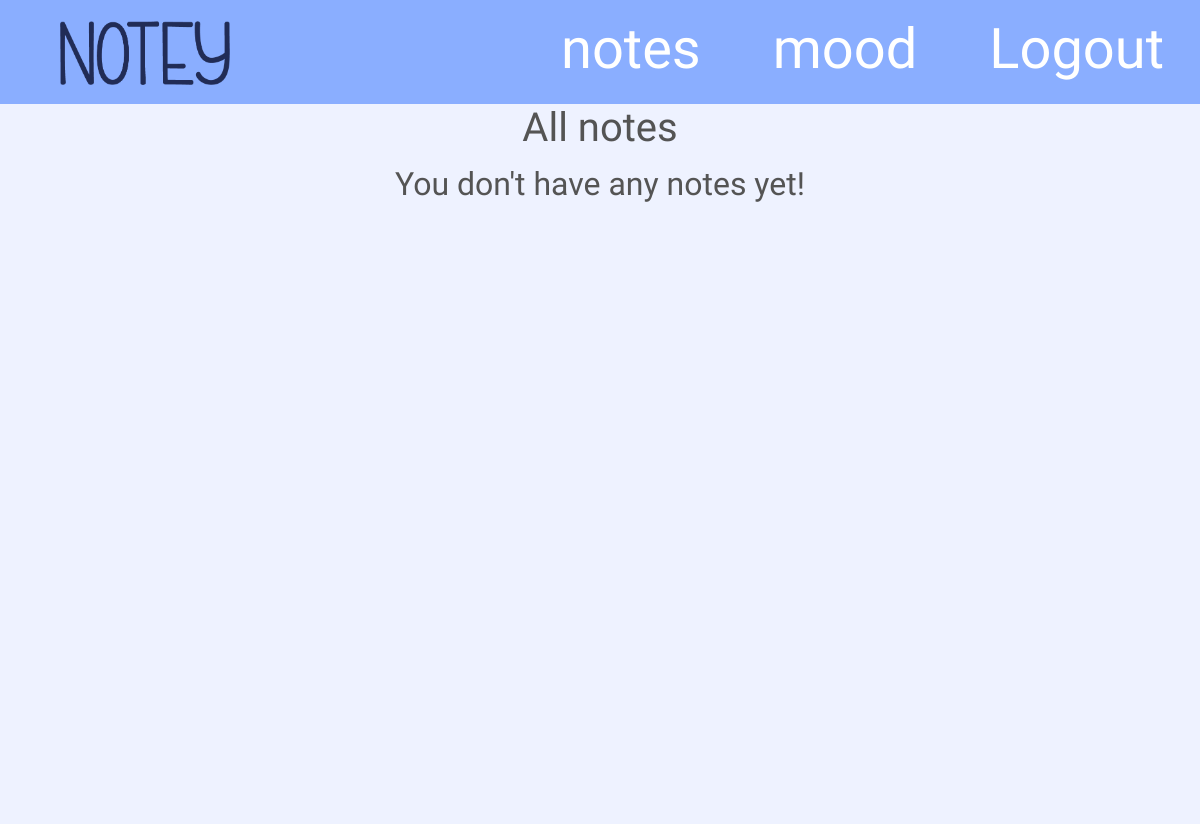
/note/ (signed in), run on an earlier commit of the app's database.
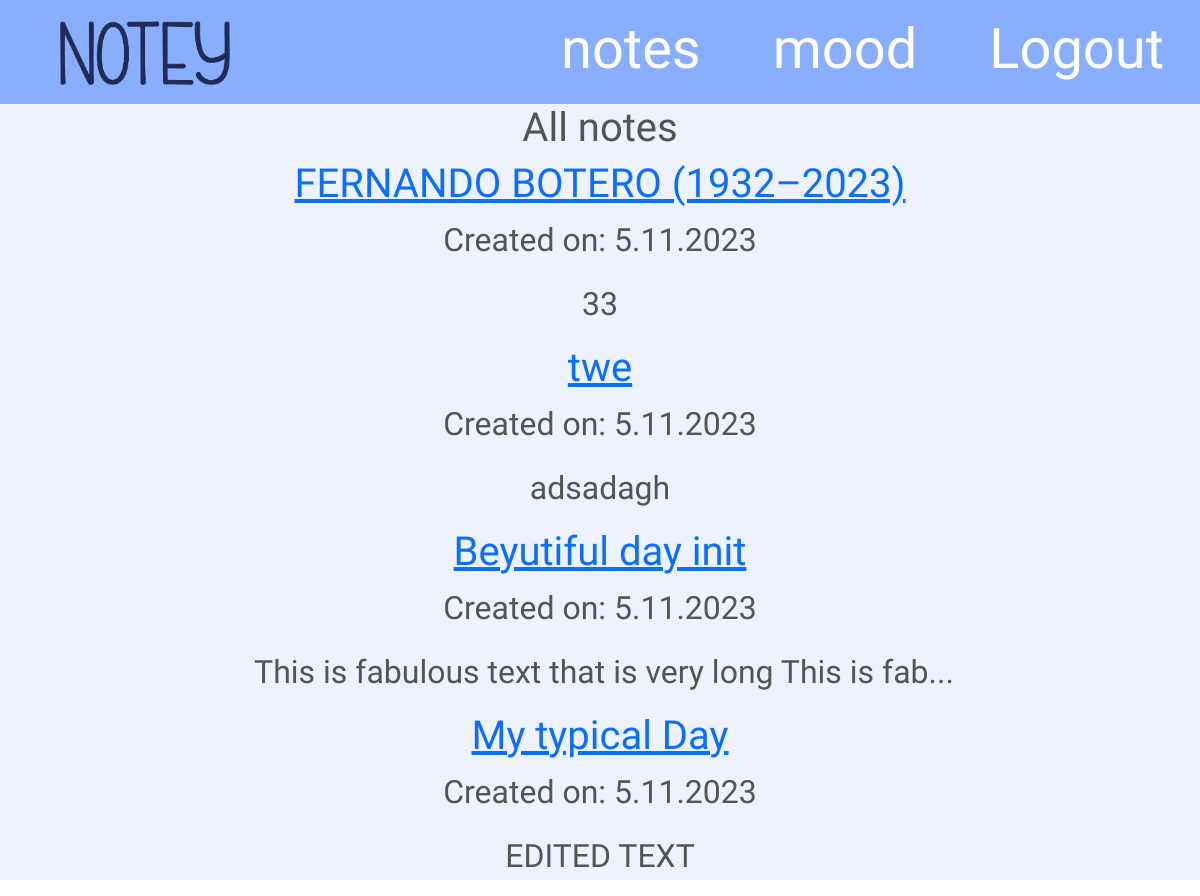
And on a later commit of the database.
### notey_app/models.py (models this page shows, shortened)
class Note(models.Model):
    create_date = models.DateTimeField(default=timezone.now)
    category = models.CharField(max_length=100)
    title = models.CharField(max_length=225)
    text = models.TextField(blank=True, null=True)
    author = models.ForeignKey(User, on_delete=models.CASCADE, null=True, blank=True)

### notey_app/views.py (the view)
# urls.py: path('note/', views.NoteListView.as_view(), name='all_notes'),
class NoteListView(LoginRequiredMixin, ListView):
    login_url = 'login/'
    redirect_field_name = 'notey_app/note_detail.html'  # redirect to detail view
    model = Note
    def get_context_data(self, **kwargs):
        context = super().get_context_data(**kwargs)
        user = self.request.user
        user_notes = Note.objects.filter(author=user)
        context['user_has_notes'] = user_notes.exists()
        return context
    def get_queryset(self):
        return Note.objects.filter(author=self.request.user).order_by('-create_date')
    """
    with get query set - set SQL query in model.
    Grab post model.all objects and filter them based on condition.
    """

### notey_app/templates/notey_app/note_list.html (shortened to what this page needs)
{% extends "notey_app/base.html" %}
{% block body_block %}
<div class="color_text patric-font text-center normal-text">
    <h1>All notes </h1>
     {% if user_has_notes %}
          {% for n in object_list %}
            <div class="note">
                <h1><a class="" href="{% url 'notey_app:note_detail' pk=n.pk %}">{{ n.title }}</a></h1>
                <p>Created on: {{ n.create_date|date:"j.n.Y" }}</p>
                 <p>
                     {% if n.text|length > 60 %}
                        {{ n.text|slice:":60"|safe|linebreaksbr  }}...
                    {% else %}
                        {{ n.text|safe|linebreaksbr }}
                    {% endif %}
                 </p>
            </div>
          {% endfor %}
    {% else %}
        <p> You don't have any notes yet! </p>
    {% endif %}
</div>
{% endblock %}

### notey_app/templates/notey_app/base.html (shortened to what this page needs)
<!DOCTYPE html>
{% load static %}
<html lang="en">
<head>
    <link rel="stylesheet" href="//cdn.jsdelivr.net/npm/medium-editor@latest/dist/css/medium-editor.min.css" type="text/css" media="screen" charset="utf-8">
    <link rel="stylesheet" type="text/css" href="{% static 'css/style.css' %}">
    <link href="https://cdn.jsdelivr.net/npm/bootstrap@5.0.2/dist/css/bootstrap.min.css" rel="stylesheet"
>
</head>
<body>
    <nav>
        <ul>
            <li class="navbar-brand"><a href="{% url 'index' %}"> <img class="logo_nav" src="{% static 'icons/notey.png' %}" alt="Notey"></a></li>
                {% if user.is_authenticated %}
                    <li><a href="{% url 'notey_app:notes' %}">notes</a></li>
                    <li><a href="{% url 'notey_app:mood' %}">mood</a> </li>
                        <form method="post" action="{% url 'logout' %}">
                          <button type="submit">Logout</button>
                        </form>
                {% else %}
                    <li><a href="{% url 'notey_app:about' %}">about</a></li>
                    <li><a href="{% url 'login' %}">login</a></li>
                {% endif %}
        </ul>
    </nav>
    <div class="purple-body color_text">
        {% block body_block %}
        {% endblock %}
    </div>
</body>
</html>

### static/css/style.css (style rules this page uses)
body { font-family: 'Patrick Hand', cursive; background: #EEF2FF; }
.color_text { color: #545454; }
.purple-body { background: #EEF2FF; padding: 0; margin: 0; min-height: 90vh; }
nav { background-color: #8AAEFF; padding: 0.1rem 0 0.1rem 2vw; overflow: hidden; padding-bottom: 0.5rem; position: sticky; }
.logo_nav { max-height: 4rem; }
form button { text-decoration: none; color: white; margin: 0 3vw; font-size: 3.5rem; font-family: 'Patrick Hand', cursive; transition: all 0.5s ease-out; background: none; border: none; padding: 0; cursor: pointer; color: white; }
nav ul { list-style-type: none; margin: 0; padding: 0; display: flex; justify-content: flex-end; align-items: center; }
nav li a { text-decoration: none; color: white; margin: 0 3vw; font-size: 3.5rem; font-family: 'Patrick Hand', cursive; transition: all 0.5s ease-out; }
nav .navbar-brand { font-size: 1.2rem; color: white; margin-right: auto; }
.patric-font { font-family: 'Patrick Hand', cursive; }
.normal-text { font-size: 2em; }

What changed in the data, as far as the page shows it:
added Note: title "FERNANDO BOTERO (1932–2023)", create_date "5.11.2023", text "33"
added Note: title "twe", create_date "5.11.2023", text "adsadagh"
added Note: title "Beyutiful day init", create_date "5.11.2023", text "This is fabulous text that is very long This is fab"
added Note: title "My typical Day", create_date "5.11.2023", text "EDITED TEXT"
Also different on the page:
text no longer shown: "You don't have any notes yet!"
